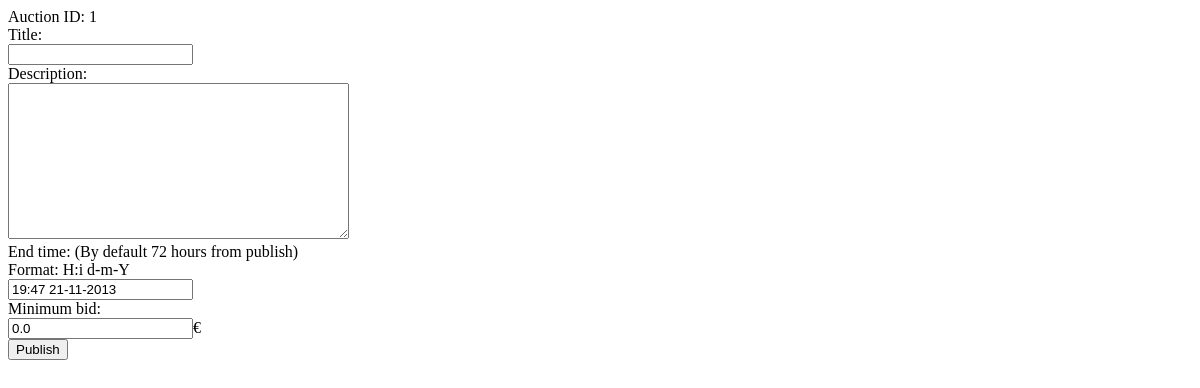
Before: /editauction/1/ with the older database file.
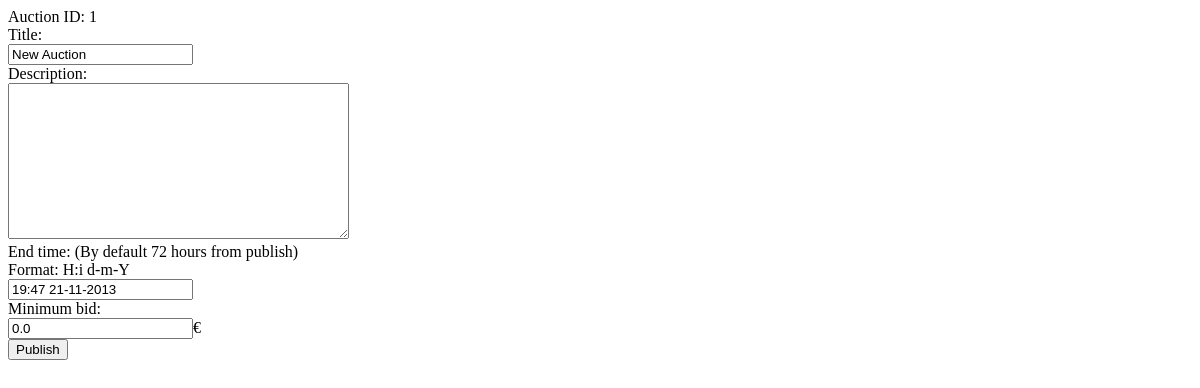
After: the same page with the newer database file.
### AuctionApp/models.py (models this page shows, shortened)
class Auction (models.Model):
    id = models.AutoField(primary_key=True)
    ownerid = models.ForeignKey(User)
    starttime = models.DateTimeField(default=datetime.now(), blank=True)
    endtime = models.DateTimeField(default=datetime.now(), blank=True)
    title = models.CharField(max_length=30, default="New Auction")
    content = models.TextField()
    version = models.IntegerField(default=0)
    min_price = models.FloatField(default=0.00)
    is_active = models.BooleanField(default=False)
    is_locked = models.BooleanField(default=False)
    latest_bid_by = models.CharField(max_length=30)

### AuctionApp/views.py (the view)
def edit_auction(request, auction_id):
    auction = Auction.objects.get(id=auction_id)
    tmp_endtime = datetime.now() + timedelta(hours=72)
    return render_to_response("edit_auction.html",
                              {'auction': auction, 'possible_endtime': tmp_endtime
                              }, context_instance=RequestContext(request))

### templates/edit_auction.html (shortened to what this page needs)
{% include "head.html" %}
{% include "body.html" %}
<article>
	<div id="content">
	    <form action="/addauction/" method="post">
            <label>Auction ID: {{ auction.id }} </label><br>
            <label>Title: </label><br>
            <input type="text" name="title" value="{{ auction.title }}" /><br>
            <label>Description: </label><br>
            <textarea rows="10" cols="40" name="content">{{ auction.content }}</textarea>
             <br>
            <label>End time: (By default 72 hours from publish)<br>
            Format: H:i d-m-Y</label><br>
            <input type="text" name="endtime" value="{{ possible_endtime|date:'H:i d-m-Y' }}" /><br>
            <label>Minimum bid: </label><br>
            <input type="text" name="min_price" value="{{ auction.min_price }}" />€<br>
            <input type="submit" value="Publish">
        </form>
</article>
{% include "footer.html" %}

Changed rows visible on the page:
changed Auction id 1: title (not shown) → "New Auction"
